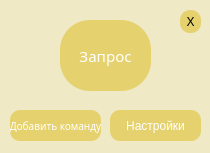
<?xml version="1.0" encoding="UTF-8"?>
<ui version="4.0">
 <class>MainWindow</class>
 <widget class="QMainWindow" name="MainWindow">
  <property name="geometry">
   <rect>
    <x>0</x>
    <y>0</y>
    <width>210</width>
    <height>153</height>
   </rect>
  </property>
  <property name="windowTitle">
   <string> Louis - best assistant</string>
  </property>
  <property name="styleSheet">
   <string notr="true">background: #F0E9C5</string>
  </property>
  <widget class="QWidget" name="centralwidget">
   <widget class="QPushButton" name="start_but">
    <property name="geometry">
     <rect>
      <x>60</x>
      <y>20</y>
      <width>91</width>
      <height>71</height>
     </rect>
    </property>
    <property name="styleSheet">
     <string notr="true">background-color: #E5D16D;border-radius: 30px;
color: #ffffff;
font-family: Impact, sans-serif;
font-size: 15px</string>
    </property>
    <property name="text">
     <string>Запрос</string>
    </property>
    <property name="autoDefault">
     <bool>false</bool>
    </property>
    <property name="default">
     <bool>false</bool>
    </property>
   </widget>
   <widget class="QPushButton" name="settings">
    <property name="geometry">
     <rect>
      <x>110</x>
      <y>110</y>
      <width>91</width>
      <height>31</height>
     </rect>
    </property>
    <property name="styleSheet">
     <string notr="true">background-color: #E5D16D;border-radius: 10px;
color: #ffffff;</string>
    </property>
    <property name="text">
     <string>Настройки</string>
    </property>
   </widget>
   <widget class="QPushButton" name="add_command">
    <property name="geometry">
     <rect>
      <x>10</x>
      <y>110</y>
      <width>91</width>
      <height>31</height>
     </rect>
    </property>
    <property name="styleSheet">
     <string notr="true">background-color: #E5D16D;border-radius: 10px;
color: #ffffff;
font-family: Impact, sans-serif;
font-size: 10px</string>
    </property>
    <property name="text">
     <string>Добавить команду</string>
    </property>
   </widget>
   <widget class="QPushButton" name="pushButton">
    <property name="geometry">
     <rect>
      <x>180</x>
      <y>10</y>
      <width>21</width>
      <height>23</height>
     </rect>
    </property>
    <property name="styleSheet">
     <string notr="true">QPushButton:!hover{ 
	background-color: #E5D16D;
	border-radius: 10px;
	transition: background-color 1sec ease-in;
}
QPushButton:hover{ 
	background-color: red;
	border-radius: 10px;
 }</string>
    </property>
    <property name="text">
     <string>X</string>
    </property>
   </widget>
  </widget>
 </widget>
 <resources/>
 <connections/>
</ui>
